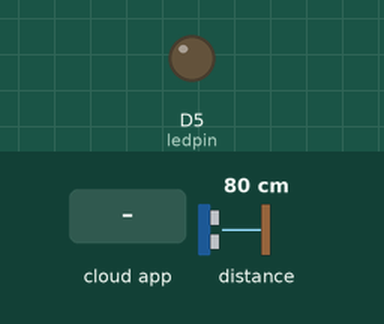
A sketch run on a simulated ESP8266 (NodeMCU). On the bench: output pins drawn as LEDs (lit = HIGH). Inputs (shaded band) come from the test bench; at power-on: distance to the obstacle 80 cm. WiFi joins after 1.5 s; servers stay silent unless stated; what the sketch prints to the serial monitor is not drawn.

Above: at 2.7 s.
2.8 s: the phone or cloud app sets led to 1
At 4.1 s:
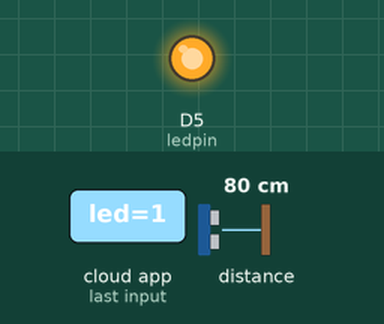
7.5 s: the phone or cloud app sets led to 0
At 8.3 s:
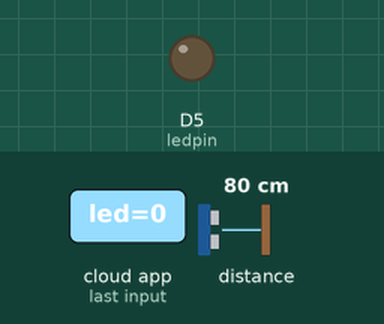
Timing chart, 0 to 10.5 s (numbered marks = the images above; inputs shaded):
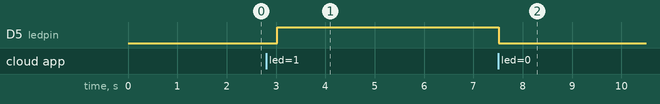

Measured:
- after the input at 2.8 s, D5 (ledpin): LOW → HIGH after 0.22 s
- after the input at 7.5 s, D5 (ledpin): HIGH → LOW at once

The sketch:

Distance_monitoring_sep06a.ino
```cpp
#include "arduino_secrets.h"
/*
  Sketch generated by the Arduino IoT Cloud Thing "Distance monitoring"
  https://create.arduino.cc/cloud/things/6a5155d4-18a8-4e5a-90f4-ae0c86250a70

  Arduino IoT Cloud Variables description

  The following variables are automatically generated and updated when changes are made to the Thing

  int distance;
  bool led;

  Variables which are marked as READ/WRITE in the Cloud Thing will also have functions
  which are called when their values are changed from the Dashboard.
  These functions are generated with the Thing and added at the end of this sketch.
*/

#include "thingProperties.h"
#include "Adafruit_VL53L0X.h"
#define ledpin D5

Adafruit_VL53L0X lox = Adafruit_VL53L0X();

void setup() {
  // Initialize serial and wait for port to open:
  Serial.begin(9600);
    pinMode(ledpin,OUTPUT);

  // This delay gives the chance to wait for a Serial Monitor without blocking if none is found
  delay(1500);

  // Defined in thingProperties.h
  initProperties();

  // Connect to Arduino IoT Cloud
  ArduinoCloud.begin(ArduinoIoTPreferredConnection);

  /*
     The following function allows you to obtain more information
     related to the state of network and IoT Cloud connection and errors
     the higher number the more granular information you’ll get.
     The default is 0 (only errors).
     Maximum is 4
 */
  setDebugMessageLevel(2);
  ArduinoCloud.printDebugInfo();
    Serial.println("Adafruit VL53L0X test");
  if (!lox.begin()) {
    Serial.println(F("Failed to boot VL53L0X"));
    while(1);
  }
  // power
  Serial.println(F("VL53L0X API Simple Ranging example\n\n"));
}

void loop() {
  ArduinoCloud.update();
  // Your code here
   // Your code here
   VL53L0X_RangingMeasurementData_t measure;

  Serial.print("Reading a measurement... ");
  lox.rangingTest(&measure, false); // pass in 'true' to get debug data printout!
distance = ((measure.RangeMilliMeter)/10);
 Serial.print("Distance (cm): ");
 Serial.println(distance);
//  if (measure.RangeStatus != 4) {  // phase failures have incorrect data
//   // Serial.print("Distance (mm): "); Serial.println(measure.RangeMilliMeter);
//  } else {
//    Serial.println(" out of range ");
//  }

}

/*
  Since Led is READ_WRITE variable, onLedChange() is
  executed every time a new value is received from IoT Cloud.
*/
void onLedChange()  {
  // Add your code here to act upon Led change
    if(led)
{
 digitalWrite(ledpin,HIGH);
}
else{
  digitalWrite(ledpin,LOW);
}
}
```

arduino_secrets.h
```cpp
#define SECRET_DEVICE_KEY "2ygdyhWvBgZ4ZzxftbiO?s8PR"
#define SECRET_OPTIONAL_PASS "12345678"
#define SECRET_SSID "AndroidAP3DEC"
```

thingProperties.h
```cpp
// Code generated by Arduino IoT Cloud, DO NOT EDIT.

#include <ArduinoIoTCloud.h>
#include <Arduino_ConnectionHandler.h>

const char DEVICE_LOGIN_NAME[]  = "d8de7d90-f8f2-4e95-8b76-4fed50634446";

const char SSID[]               = SECRET_SSID;    // Network SSID (name)
const char PASS[]               = SECRET_OPTIONAL_PASS;    // Network password (use for WPA, or use as key for WEP)
const char DEVICE_KEY[]  = SECRET_DEVICE_KEY;    // Secret device password

void onLedChange();

int distance;
bool led;

void initProperties(){

  ArduinoCloud.setBoardId(DEVICE_LOGIN_NAME);
  ArduinoCloud.setSecretDeviceKey(DEVICE_KEY);
  ArduinoCloud.addProperty(distance, READ, ON_CHANGE, NULL);
  ArduinoCloud.addProperty(led, READWRITE, ON_CHANGE, onLedChange);

}

WiFiConnectionHandler ArduinoIoTPreferredConnection(SSID, PASS);
```
